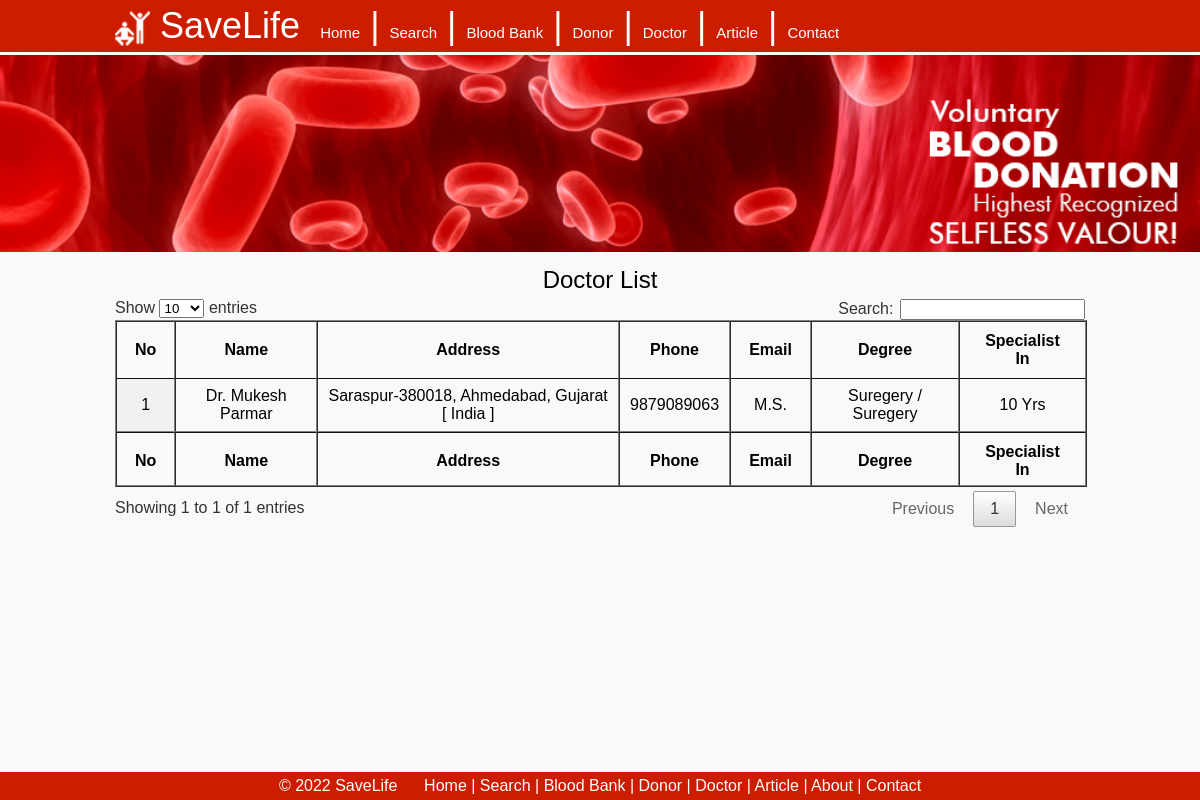
/doctor.php, run on the app's committed database.
### tables this page shows
CREATE TABLE `doctor_master` (
  `ID` int(5) NOT NULL,
  `Email` varchar(50) NOT NULL,
  `Password` varchar(25) NOT NULL,
  `Name` varchar(30) NOT NULL,
  `Address` varchar(200) NOT NULL,
  `City` varchar(25) NOT NULL,
  `State` varchar(25) NOT NULL,
  `Country` varchar(25) NOT NULL,
  `Phone` varchar(30) NOT NULL,
  `Degree` varchar(25) NOT NULL,
  `SpecialistFor` varchar(100) NOT NULL,
  `Experience` varchar(10) NOT NULL,
  `RegisterDate` timestamp NOT NULL DEFAULT CURRENT_TIMESTAMP,
  `Status` int(1) NOT NULL DEFAULT '1'
);

### doctor.php (the view, shortened to what this page needs)
<!DOCTYPE html>
<html lang="en">
<head>
<?php
		include('includes/css_js.php');
?>
</head>
<body>
<div class="container">
	<?php
		include('includes/header.php');
	?>
    <div class="main">
    <div class="head">Doctor List</div>
    <?php
		include("includes/db.php");
		$query = "select * from doctor_master";
		$result = $con->query($query);
		if($result->num_rows>0)
		{
			$no=0;
			$tbl = '<table id="dr_result" class="display" width="100%" border="1px" cellspacing="0px" cellpadding="5px">';
			$tbl .= '<thead><tr><th>No</th><th>Name</th><th>Address</th><th>Phone</th><th>Email</th><th>Degree</th><th>Specialist In</th></tr></thead>';
			$tbl .= '<tfoot><tr><th>No</th><th>Name</th><th>Address</th><th>Phone</th><th>Email</th><th>Degree</th><th>Specialist In</th></tr></tfoot><tbody>';
			while($row = $result->fetch_row())
			{
				$no++;
				$tbl .= '<tr align="center">';
				$tbl .= '<td>' . $no . '</td>';
				$tbl .= '<td>' . $row[3] . '</td>';
				$tbl .= '<td>' . $row[4] . ', ' . $row[5] . ', ' . $row[6] . ' [ ' . $row[7] . ' ]</td>';
				$tbl .= '<td>' . $row[8] . '</td>';
				$tbl .= '<td>' . $row[9] . '</td>';
				$tbl .= '<td>' . $row[10] . ' / ' .  $row[10] . '</td>';
				$tbl .= '<td>' . $row[11] . '</td>';
				$tbl .= '</tr>';
			}
			$tbl .= '</table>';
			echo $tbl;
		}
		else
		{
			echo "<center>No result found</center>";
		}
	?>
    </div>
    <?php
		include('includes/footer.php');
	?>
</div>
</body>
</html>

### css/style.css (style rules this page uses)
body { margin:0px; background-color:#f9f9f9; font-family: Arial, Helvetica, sans-serif; }
.container { width:100%; margin-top:55px; }
.main { padding:5px; margin:auto; width:970px; margin-bottom:50px; }
.head { font-size:24px; text-align:center; padding:5px; }

### data on the page
doctor_master: Name "Dr. Mukesh Parmar", Address "Saraspur-380018", City "Ahmedabad", State "Gujarat", Country "India", Phone "9879089063", Degree "M.S.", SpecialistFor "Suregery", Experience "10 Yrs"

### other printed values
$title "SaveLife"
